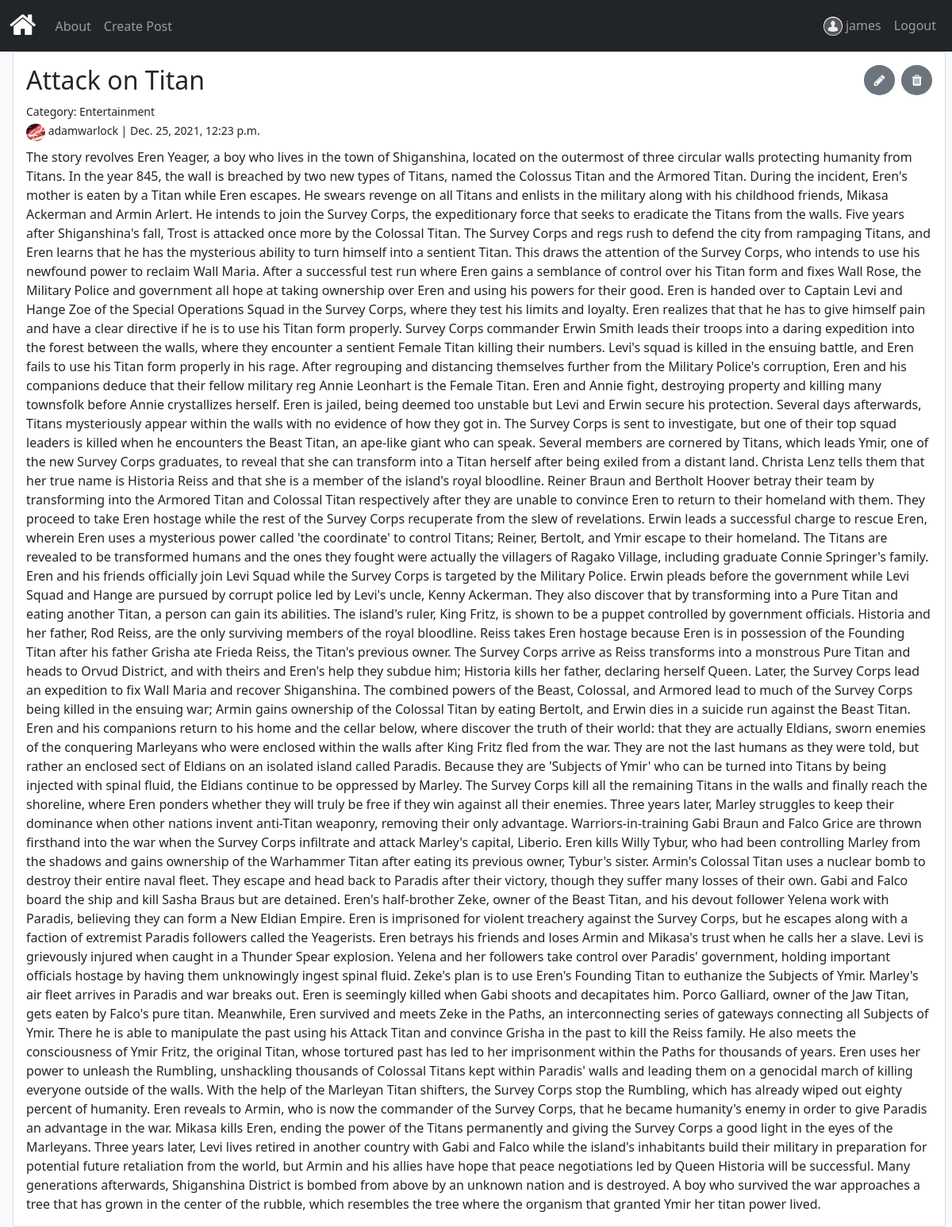
Page /post/attack-on-titan-cxne4b (signed in) on the committed database.
### accounts/models.py (models this page shows)
class Author(models.Model):
    user= models.OneToOneField(User,default=None,on_delete=models.CASCADE)
    birth_date = models.DateField('Date of birth')
    bio = models.TextField(max_length=500, blank=True,null=True)
    photo=models.ImageField(default='default.png', blank=True)
    def __str__(self):
        return f'{self.user.username}'
    class Meta:
        ordering=['user']

### articles/models.py (models this page shows, shortened)
class Article(models.Model):
    type=[('Personal','Personal'),
    ('Fashion','Fashion'),
    ('Food','Food'),
    ('Travel','Travel'),
    ('Music','Music'),
    (' Lifestyle',' Lifestyle'),
    ('Fitness','Fitness'),
    ('Sports','Sports'),
    ('News','News'),
    ('Entertainment','Entertainment'),
    ('Healthcare','Healthcare'),
    ('Education','Education'),
    ]
    title = models.CharField(max_length=255,unique=True)
    body = models.TextField()
    create_date = models.DateTimeField('Created on', auto_now_add=True)
    update_date = models.DateTimeField(auto_now=True)
    slug = models.SlugField()
    category = models.CharField(max_length=255,choices=type)
    author = models.ForeignKey(Author, default=None,on_delete=models.CASCADE)
    class Meta:
        ordering=['-create_date','title']

### articles/views.py (the view)
# urls.py: path('post/<slug:slug>', ArticleDetailView.as_view(),name='post'),
class ArticleDetailView(generic.DetailView):
    model=Article
    template_name='article_detail.html'

### articles/templates/article_detail.html (shortened to what this page needs)
{% extends './base.html'%}
{% block content %}
<div class="card">
    <div class="card-body">
        <div class="card-title">
            <h2><span>{{article.title}}</span>
                {% if user.is_authenticated and user.author %}
                <span class="d-grid gap-2 d-md-inline-flex float-end" role="group">
                    <a class="btn btn-secondary rounded-circle" href="{% url 'articles:edit' article.id %}" role="button"> <i class="fa fa-pencil" style="font-size:100%"></i></a>
                    <a class="btn btn-secondary rounded-circle" href="{% url 'articles:delete' article.id %}" role="button"> <i class="fa fa-trash" style="font-size:100%"></i></a>
                </span>
                {% endif %}
            </h2>
            <div><small>Category: {{article.category}}</small></div>
            <div><small><img src="{{article.author.photo.url}}" width="24" height="22" class="rounded-circle" alt="Author image">
            {{article.author}} | {{article.create_date}}</small></div>
        </div>
        <p class="card-text">{{article.body}}</p>
    </div>
</div>
{% endblock %}

### templates/base.html (shortened to what this page needs)
{% load static %}
<!DOCTYPE html>
<html>
    <head>
        <link href="https://cdn.jsdelivr.net/npm/bootstrap@5.1.3/dist/css/bootstrap.min.css" rel="stylesheet">
        <link rel="stylesheet" href="https://cdnjs.cloudflare.com/ajax/libs/font-awesome/4.7.0/css/font-awesome.min.css">
    </head>
    <body class="bg-light text-dark">
<nav class="navbar sticky-top navbar-expand-sm bg-dark navbar-dark">
  <div class="container-fluid">
    <a class="navbar-brand" href="{% url 'articles:home' %}"><i class="fa fa-home" style="font-size:36px;color:white"></i></a>
    <div class="collapse navbar-collapse" id="collapsibleNavbar">
      <ul class="navbar-nav">
        <li class="nav-item">
          <a class="nav-link" href="{% url 'articles:about' %}">About</a>
        </li>
        {% if user.is_authenticated and user.author %}
        <li class="nav-item">
          <a class="nav-link" href="{% url 'articles:create' %}">Create Post</a>
        </li>
        {% endif %}
      </ul>
    </div>
    <ul class="navbar-nav justify-content-end">
      {% if user.is_authenticated and user.author %}
      <li class="nav-item">
        <span class="nav-link">
          <span><img src="{{user.author.photo.url}}" class="rounded-circle justify-content-end d-inline-block" width="24" height="24" alt="Author"></span>
          {{user.username}}
          </span>
      </li>
      <li class="nav-item">
        <a class="nav-link" href="{% url 'accounts:logout' %}">Logout</a>
      </li>
      {% endif %}
    </ul>
  </div>
</nav>
        <div class="container-fluid ms-1">
        {% block content %}
        {% endblock %}
        </div>
    </body>
</html>

### rows in the picture
Article: title "Attack on Titan", category "Entertainment", author.photo (picture), author "adamwarlock", create_date "Dec. 25, 2021, 12:23 p.m.", body "The story revolves Eren Yeager, a boy who lives in the town of Shiganshina, located on the outermost of three circular walls protecting humanity from Titans. In the year 845, the wall is breached by two new types of Titans, named the Colossus Titan and the Armored Titan. During the incident, Eren's mother is eaten by a Titan while Eren escapes. He swears revenge on all Titans and enlists in the military along with his childhood friends, Mikasa Ackerman and Armin Arlert. He intends to join the Survey Corps, the expeditionary force that seeks to eradicate the Titans from the walls. Five years after Shiganshina's fall, Trost is attacked once more by the Colossal Titan. The Survey Corps and…"

### other values in the picture
{{ user.username }} "james"
